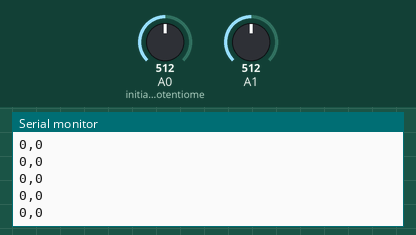
The sketch below on a simulated Arduino Uno, built with avr-gcc and run on an emulated ATmega328P. Parts: the last lines printed to the serial monitor. The test bench sets the inputs (shaded band); at power-on: A1 = 512, A0 (initialize_the_potentiome) = 512.

Above: at 1.2 s.
1.3 s: A1 set to 7
At 1.33 s:
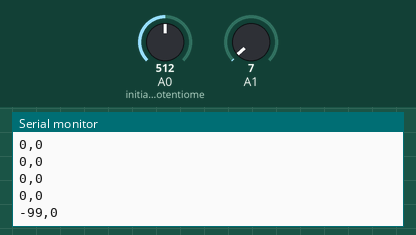
2.8 s: A1 set to 4
At 2.84 s:
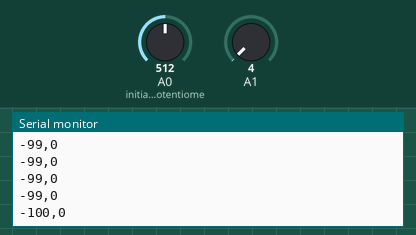
5.8 s: A0 (initialize_the_potentiome) set to 577
At 5.83 s:
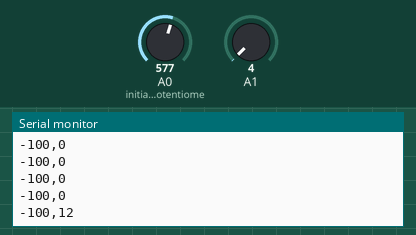
7.3 s: A0 (initialize_the_potentiome) set to 545
At 7.3 s:
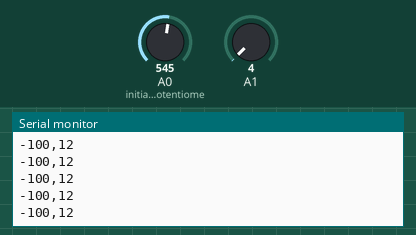
Timing chart, 0 to 9.8 s (numbered marks = the images above; inputs shaded):
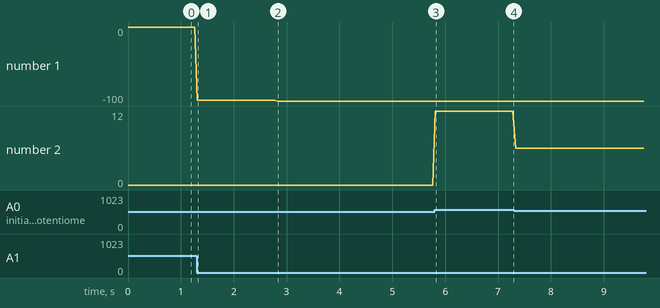

Measured:
- after the input at 1.3 s, the serial monitor: prints a new line at once (image 1)
- after the input at 2.8 s, the serial monitor: prints a new line at once (image 2)
- after the input at 5.8 s, the serial monitor: prints a new line at once (image 3)
- plotted number 1: 0 → -99 after the input at 1.3 s, -99 → -100 after the input at 2.8 s
- plotted number 2: 0 → 12 after the input at 5.8 s, 12 → 6 after the input at 7.3 s

The sketch:

040-Arduino-Game-Controller-and-Game-with-Unity.ino
```cpp
int carRotation=0;          //variable to read the values from the potentiometers
int carSpeed=0;

void setup() {
  Serial.begin(9600);       //start the serial communication
  pinMode(A0,INPUT);        //initialize the potentiometers inputs
  pinMode(A1,INPUT);
}

void loop() {
  carRotation = analogRead(A0); //read the values of the potentiometers - between 0 and 1023
  carSpeed = analogRead(A1);
  Serial.print(map(carSpeed,0,1023,-100,100)); //scale it to use it with the car speed
  Serial.print(",");
  Serial.println(map(carRotation,0,1023,-100,100)); //scale it for the car rotation
  delay(50);
}
```
